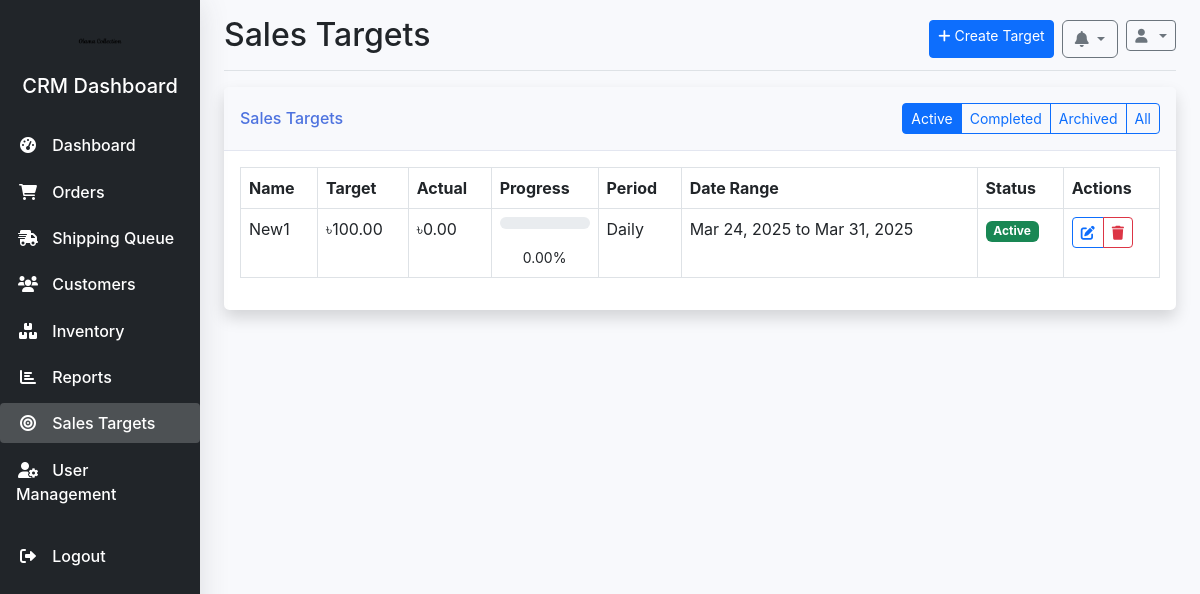
The app's page /crm/targets/ (signed in) with its own data.
### crm/models.py (models this page shows, shortened)
class SalesTarget(models.Model):
    PERIOD_CHOICES = (
        ('daily', _('Daily')),
        ('weekly', _('Weekly')),
        ('monthly', _('Monthly')),
        ('quarterly', _('Quarterly')),
        ('yearly', _('Yearly')),
    )
    name = models.CharField(max_length=100)
    target_amount = models.DecimalField(max_digits=12, decimal_places=2)
    actual_amount = models.DecimalField(max_digits=12, decimal_places=2, default=0)
    period = models.CharField(max_length=10, choices=PERIOD_CHOICES)
    start_date = models.DateField()
    end_date = models.DateField()
    assigned_to = models.ForeignKey(CRMUser, on_delete=models.SET_NULL, null=True, blank=True)
    is_active = models.BooleanField(default=True)
    def get_progress_percentage(self):
        if self.target_amount == 0:
            return 0
        return round((self.actual_amount / self.target_amount) * 100, 2)

### crm/views.py (the view)
# urls.py: path('targets/', views.sales_targets, name='sales_targets'),
@crm_login_required
def sales_targets(request):
    status = request.GET.get('status', 'active')  # Default to active targets
    today = timezone.now().date()
    try:
        targets = SalesTarget.objects.all()
        if status == 'active':
            targets = targets.filter(is_active=True, end_date__gte=today)
        elif status == 'completed':
            targets = targets.filter(end_date__lt=today)
        elif status == 'archived':
            targets = targets.filter(is_active=False)
        targets = targets.order_by('-start_date')
    except Exception as e:
        print(f"Error in sales_targets view: {str(e)}")
        import traceback
        traceback.print_exc()
        targets = SalesTarget.objects.none()  # Empty queryset
    context = {
        'targets': targets,
        'active_filter': status,
        'today': today  # Add today to context
    }
    return render(request, 'crm/targets/list.html', context)

### crm/templates/crm/targets/list.html (shortened to what this page needs)
{% extends 'crm/base.html' %}
{% load static %}
{% block page_title %}Sales Targets{% endblock %}
{% block header_buttons %}
<a href="{% url 'crm:create_sales_target' %}" class="btn btn-primary btn-sm">
    <i class="fas fa-plus"></i> Create Target
</a>
{% endblock %}
{% block content %}
<div class="card shadow mb-4">
    <div class="card-header py-3 d-flex justify-content-between align-items-center">
        <h6 class="m-0 font-weight-bold text-primary">Sales Targets</h6>
        <div class="btn-group">
            <a href="?status=active" class="btn btn-sm btn-outline-primary {% if active_filter == 'active' %}active{% endif %}">Active</a>
            <a href="?status=completed" class="btn btn-sm btn-outline-primary {% if active_filter == 'completed' %}active{% endif %}">Completed</a>
            <a href="?status=archived" class="btn btn-sm btn-outline-primary {% if active_filter == 'archived' %}active{% endif %}">Archived</a>
            <a href="?status=all" class="btn btn-sm btn-outline-primary {% if active_filter == 'all' %}active{% endif %}">All</a>
        </div>
    </div>
    <div class="card-body">
        <div class="table-responsive">
            <table class="table table-bordered" id="targetsTable" width="100%" cellspacing="0">
                <thead>
                    <tr>
                        <th>Name</th>
                        <th>Target</th>
                        <th>Actual</th>
                        <th>Progress</th>
                        <th>Period</th>
                        <th>Date Range</th>
                        <th>Status</th>
                        <th>Actions</th>
                    </tr>
                </thead>
                <tbody>
                    {% for target in targets %}
                    <tr>
                        <td>{{ target.name }}</td>
                        <td>৳{{ target.target_amount|floatformat:2 }}</td>
                        <td>৳{{ target.actual_amount|floatformat:2 }}</td>
                        <td class="text-center">
                            <div class="progress" style="height: 12px;">
                            </div>
                            <small>{{ target.get_progress_percentage }}%</small>
                        </td>
                        <td>{{ target.get_period_display }}</td>
                        <td>{{ target.start_date|date:"M d, Y" }} to {{ target.end_date|date:"M d, Y" }}</td>
                        <td>
                            {% if target.is_active %}
                                {% if target.end_date < today %}
                                    <span class="badge bg-secondary">Ended</span>
                                {% else %}
                                    <span class="badge bg-success">Active</span>
                                {% endif %}
                            {% else %}
                                <span class="badge bg-danger">Inactive</span>
                            {% endif %}
                        </td>
                        <td>
                            <div class="btn-group" role="group">
                                <a href="{% url 'crm:edit_sales_target' target.id %}" class="btn btn-sm btn-outline-primary">
                                    <i class="fas fa-edit"></i>
                                </a>
                                <a href="{% url 'crm:delete_sales_target' target.id %}" class="btn btn-sm btn-outline-danger">
                                    <i class="fas fa-trash"></i>
                                </a>
                            </div>
                        </td>
                    </tr>
                    {% empty %}
                    <tr>
                        <td colspan="8" class="text-center">No sales targets found</td>
                    </tr>
                    {% endfor %}
                </tbody>
            </table>
        </div>
    </div>
</div>
{% endblock %}

### crm/static/crm/css/style.css (style rules this page uses)
body { font-family: 'Nunito', -apple-system, BlinkMacSystemFont, "Segoe UI", Roboto, "Helvetica Neue", Arial, sans-serif; background-color: #f8f9fc; }
.card { border: none; box-shadow: 0 0.15rem 1.75rem 0 rgba(58, 59, 69, 0.1); border-radius: 0.35rem; }
.card-header { background-color: #f8f9fc; border-bottom: 1px solid #e3e6f0; }
.text-primary { color: #4e73df !important; }
.table-responsive { overflow-x: auto; }
.progress { height: 0.5rem; margin-bottom: 1rem; }

### records on screen
SalesTarget: name "New1", target_amount "100.00", actual_amount "0.00", get_progress_percentage "0.00", period "Daily", start_date "Mar 24, 2025", end_date "Mar 31, 2025", is_active "Active"
